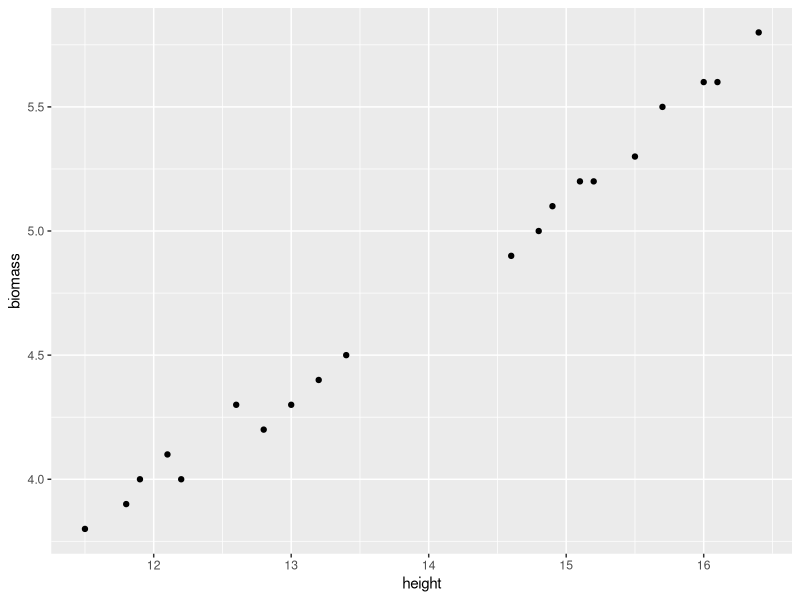
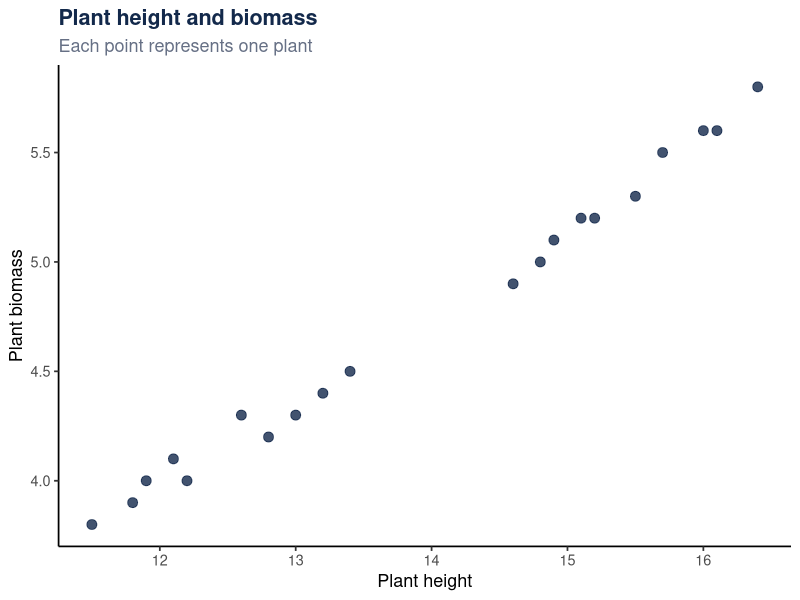
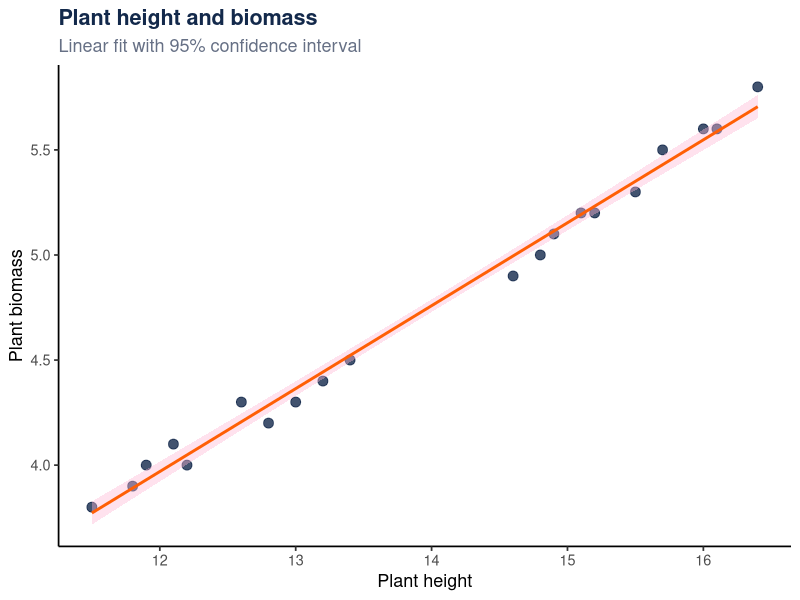
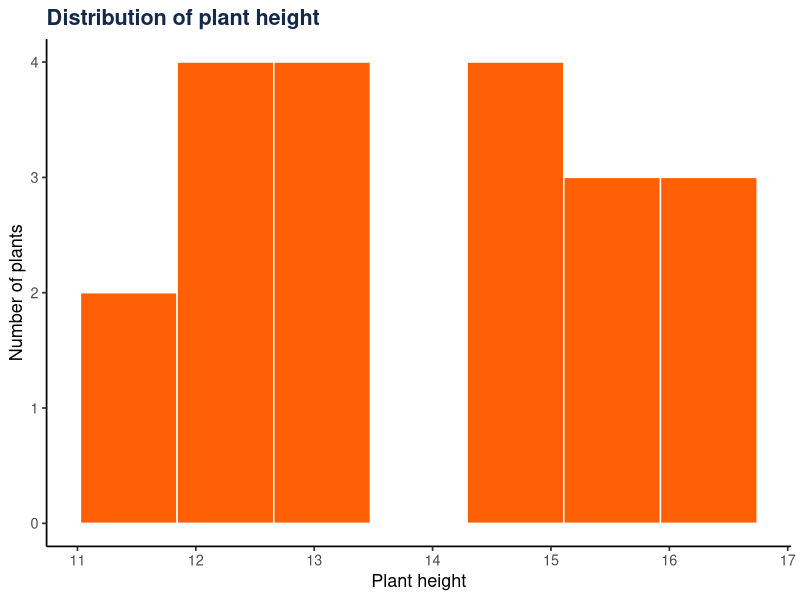
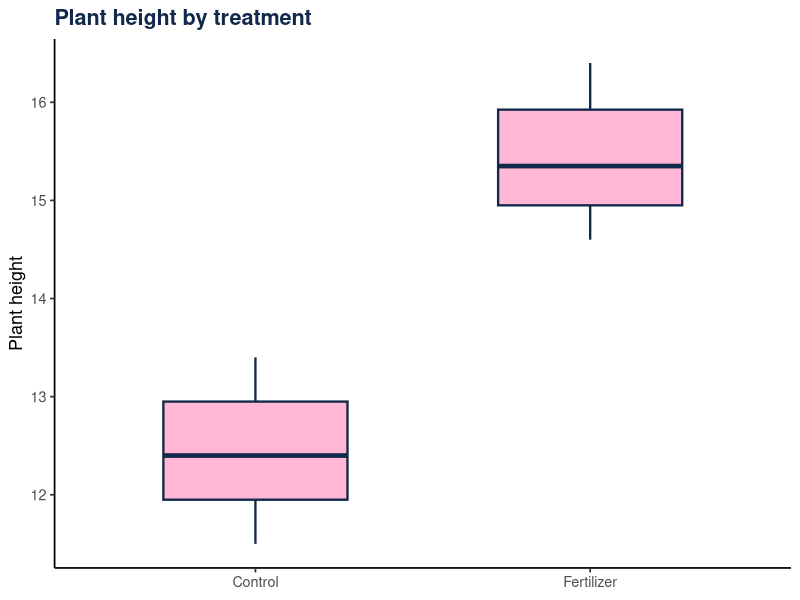
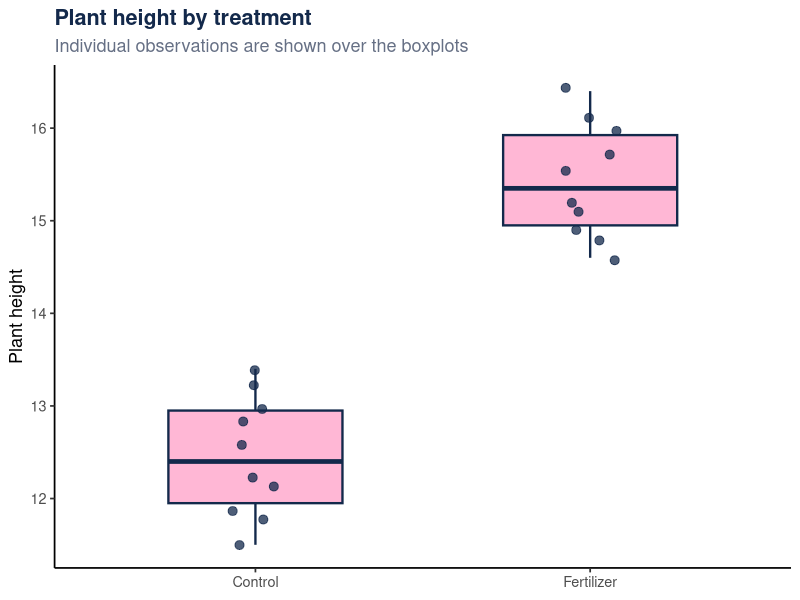
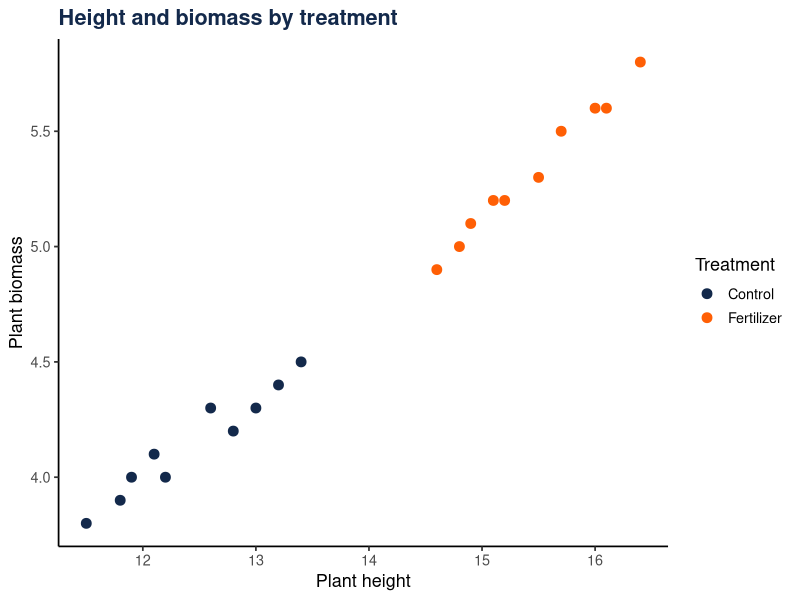
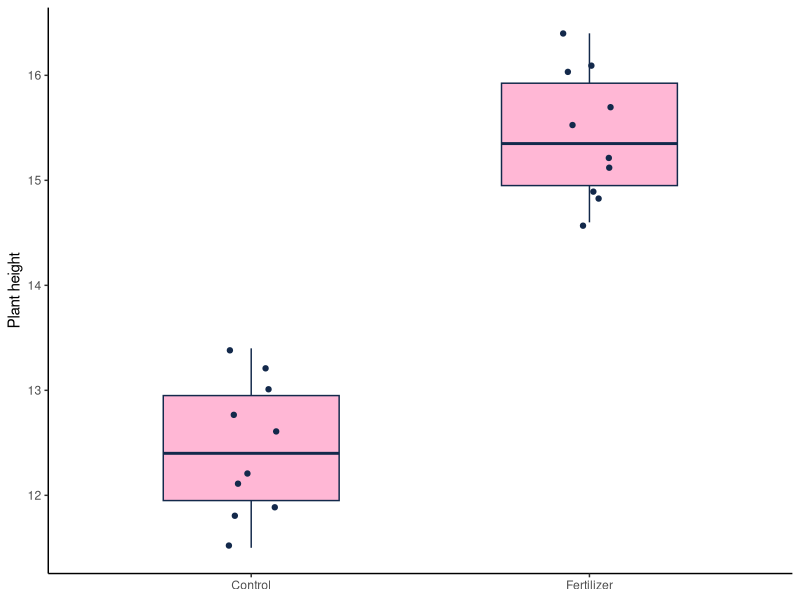

Source code (R) for these figures, in order:
## ---- chunk 1
#| label: setup
#| include: false

library(ggplot2)

plants <- data.frame(
  plant = 1:20,

  treatment = rep(
    c("Control", "Fertilizer"),
    each = 10
  ),

  height = c(
    12.1, 11.5, 13.2, 12.8, 11.9,
    12.6, 13.4, 12.2, 11.8, 13.0,
    15.2, 14.8, 16.1, 15.5, 14.9,
    15.7, 16.4, 14.6, 15.1, 16.0
  ),

  biomass = c(
    4.1, 3.8, 4.4, 4.2, 4.0,
    4.3, 4.5, 4.0, 3.9, 4.3,
    5.2, 5.0, 5.6, 5.3, 5.1,
    5.5, 5.8, 4.9, 5.2, 5.6
  )
)
## ---- chunk 2
5 * 10
## ---- chunk 3
my_number <- 42
## ---- chunk 4
2 + 2
## ---- chunk 5
10 - 5
## ---- chunk 6
10 * 5
## ---- chunk 7
10 / 5
## ---- chunk 8
2^3
## ---- chunk 9
(10 + 5) * 2
## ---- chunk 10
10 + 5 * 2
## ---- chunk 11
x <- 10
## ---- chunk 12
x
## ---- chunk 13
y <- 5
## ---- chunk 14
x + y
## ---- chunk 15
x * y
## ---- chunk 16
age <- 25
## ---- chunk 17
name <- "Maria"
## ---- chunk 18
student <- TRUE
## ---- chunk 19
height <- c(
  12.1,
  11.5,
  13.2,
  12.8,
  11.9
)
## ---- chunk 20
height
## ---- chunk 21
mean(height)
## ---- chunk 22
median(height)
## ---- chunk 23
sd(height)
## ---- chunk 24
var(height)
## ---- chunk 25
min(height)
max(height)
## ---- chunk 26
range(height)
## ---- chunk 27
length(height)
## ---- chunk 28
summary(height)
## ---- chunk 29
mean(height)
## ---- chunk 30
round(
  mean(height),
  digits = 2
)
## ---- chunk 31
height_missing <- c(
  12.1,
  11.5,
  NA,
  12.8,
  11.9
)
## ---- chunk 32
mean(height_missing)
## ---- chunk 33
mean(
  height_missing,
  na.rm = TRUE
)
## ---- chunk 34
plants <- data.frame(

  plant = 1:20,

  treatment = rep(
    c("Control", "Fertilizer"),
    each = 10
  ),

  height = c(
    12.1, 11.5, 13.2, 12.8, 11.9,
    12.6, 13.4, 12.2, 11.8, 13.0,
    15.2, 14.8, 16.1, 15.5, 14.9,
    15.7, 16.4, 14.6, 15.1, 16.0
  ),

  biomass = c(
    4.1, 3.8, 4.4, 4.2, 4.0,
    4.3, 4.5, 4.0, 3.9, 4.3,
    5.2, 5.0, 5.6, 5.3, 5.1,
    5.5, 5.8, 4.9, 5.2, 5.6
  )
)
## ---- chunk 35
plants
## ---- chunk 36
head(plants)
## ---- chunk 37
str(plants)
## ---- chunk 38
dim(plants)
## ---- chunk 39
names(plants)
## ---- chunk 40
summary(plants)
## ---- chunk 41
plants$height
## ---- chunk 42
mean(plants$height)
## ---- chunk 43
sd(plants$height)
## ---- chunk 44
mean(plants$biomass)
## ---- chunk 45
library(ggplot2)
## ---- chunk 46
ggplot(
  plants,
  aes(
    x = height,
    y = biomass
  )
) +
  geom_point()
## ---- chunk 47
#| fig-width: 7
#| fig-height: 5

ggplot(
  plants,
  aes(
    x = height,
    y = biomass
  )
) +
  geom_point(
    size = 3,
    alpha = 0.8,
    color = "#13294B"
  ) +
  labs(
    title = "Plant height and biomass",
    subtitle = "Each point represents one plant",
    x = "Plant height",
    y = "Plant biomass"
  ) +
  theme_classic(
    base_size = 13
  ) +
  theme(
    plot.title = element_text(
      face = "bold",
      color = "#13294B"
    ),
    plot.subtitle = element_text(
      color = "#667085"
    )
  )
## ---- chunk 48
#| fig-width: 7
#| fig-height: 5

ggplot(
  plants,
  aes(
    x = height,
    y = biomass
  )
) +
  geom_point(
    size = 3,
    alpha = 0.8,
    color = "#13294B"
  ) +
  geom_smooth(
    method = "lm",
    color = "#FF5F05",
    fill = "#FFB7D5",
    linewidth = 1
  ) +
  labs(
    title = "Plant height and biomass",
    subtitle = "Linear fit with 95% confidence interval",
    x = "Plant height",
    y = "Plant biomass"
  ) +
  theme_classic(
    base_size = 13
  ) +
  theme(
    plot.title = element_text(
      face = "bold",
      color = "#13294B"
    ),
    plot.subtitle = element_text(
      color = "#667085"
    )
  )
## ---- chunk 49
#| fig-width: 7
#| fig-height: 5

ggplot(
  plants,
  aes(x = height)
) +
  geom_histogram(
    bins = 7,
    fill = "#FF5F05",
    color = "white",
    linewidth = 0.5
  ) +
  labs(
    title = "Distribution of plant height",
    x = "Plant height",
    y = "Number of plants"
  ) +
  theme_classic(
    base_size = 13
  ) +
  theme(
    plot.title = element_text(
      face = "bold",
      color = "#13294B"
    )
  )
## ---- chunk 50
#| fig-width: 7
#| fig-height: 5

ggplot(
  plants,
  aes(
    x = treatment,
    y = height
  )
) +
  geom_boxplot(
    width = 0.55,
    fill = "#FFB7D5",
    color = "#13294B",
    linewidth = 0.8
  ) +
  labs(
    title = "Plant height by treatment",
    x = NULL,
    y = "Plant height"
  ) +
  theme_classic(
    base_size = 13
  ) +
  theme(
    plot.title = element_text(
      face = "bold",
      color = "#13294B"
    )
  )
## ---- chunk 51
#| fig-width: 7
#| fig-height: 5

ggplot(
  plants,
  aes(
    x = treatment,
    y = height
  )
) +
  geom_boxplot(
    width = 0.52,
    fill = "#FFB7D5",
    color = "#13294B",
    linewidth = 0.8,
    outlier.shape = NA
  ) +
  geom_jitter(
    width = 0.08,
    size = 2.7,
    alpha = 0.75,
    color = "#13294B"
  ) +
  labs(
    title = "Plant height by treatment",
    subtitle = "Individual observations are shown over the boxplots",
    x = NULL,
    y = "Plant height"
  ) +
  theme_classic(
    base_size = 13
  ) +
  theme(
    plot.title = element_text(
      face = "bold",
      color = "#13294B"
    ),
    plot.subtitle = element_text(
      color = "#667085"
    )
  )
## ---- chunk 52
#| fig-width: 7
#| fig-height: 5

ggplot(
  plants,
  aes(
    x = height,
    y = biomass,
    color = treatment
  )
) +
  geom_point(
    size = 3
  ) +
  scale_color_manual(
    values = c(
      "Control" = "#13294B",
      "Fertilizer" = "#FF5F05"
    )
  ) +
  labs(
    title = "Height and biomass by treatment",
    x = "Plant height",
    y = "Plant biomass",
    color = "Treatment"
  ) +
  theme_classic(
    base_size = 13
  ) +
  theme(
    plot.title = element_text(
      face = "bold",
      color = "#13294B"
    )
  )
## ---- chunk 53
height_plot <- ggplot(
  plants,
  aes(
    x = treatment,
    y = height
  )
) +
  geom_boxplot(
    width = 0.52,
    fill = "#FFB7D5",
    color = "#13294B",
    outlier.shape = NA
  ) +
  geom_jitter(
    width = 0.08,
    color = "#13294B"
  ) +
  labs(
    x = NULL,
    y = "Plant height"
  ) +
  theme_classic()

height_plot
## ---- chunk 54
# Calculate the mean plant height
mean(plants$height)
## ---- chunk 55
name <- "Maria"
## ---- chunk 56

yield_data <- data.frame(
  variety = c(
    "A", "B", "C",
    "D", "E", "F"
  ),
  yield = c(
    4.2, 5.1, 4.8,
    5.5, 3.9, 5.3
  )
)

mean(yield_data$yield)

sd(yield_data$yield)

max(yield_data$yield)

yield_data[
  which.max(yield_data$yield),
]
## ---- chunk 57
#| fig-width: 7
#| fig-height: 5

ggplot(
  yield_data,
  aes(
    x = variety,
    y = yield
  )
) +
  geom_col(
    fill = "#FF5F05",
    width = 0.7
  ) +
  labs(
    title = "Yield by crop variety",
    x = "Variety",
    y = "Yield"
  ) +
  theme_classic(
    base_size = 13
  ) +
  theme(
    plot.title = element_text(
      face = "bold",
      color = "#13294B"
    )
  )
